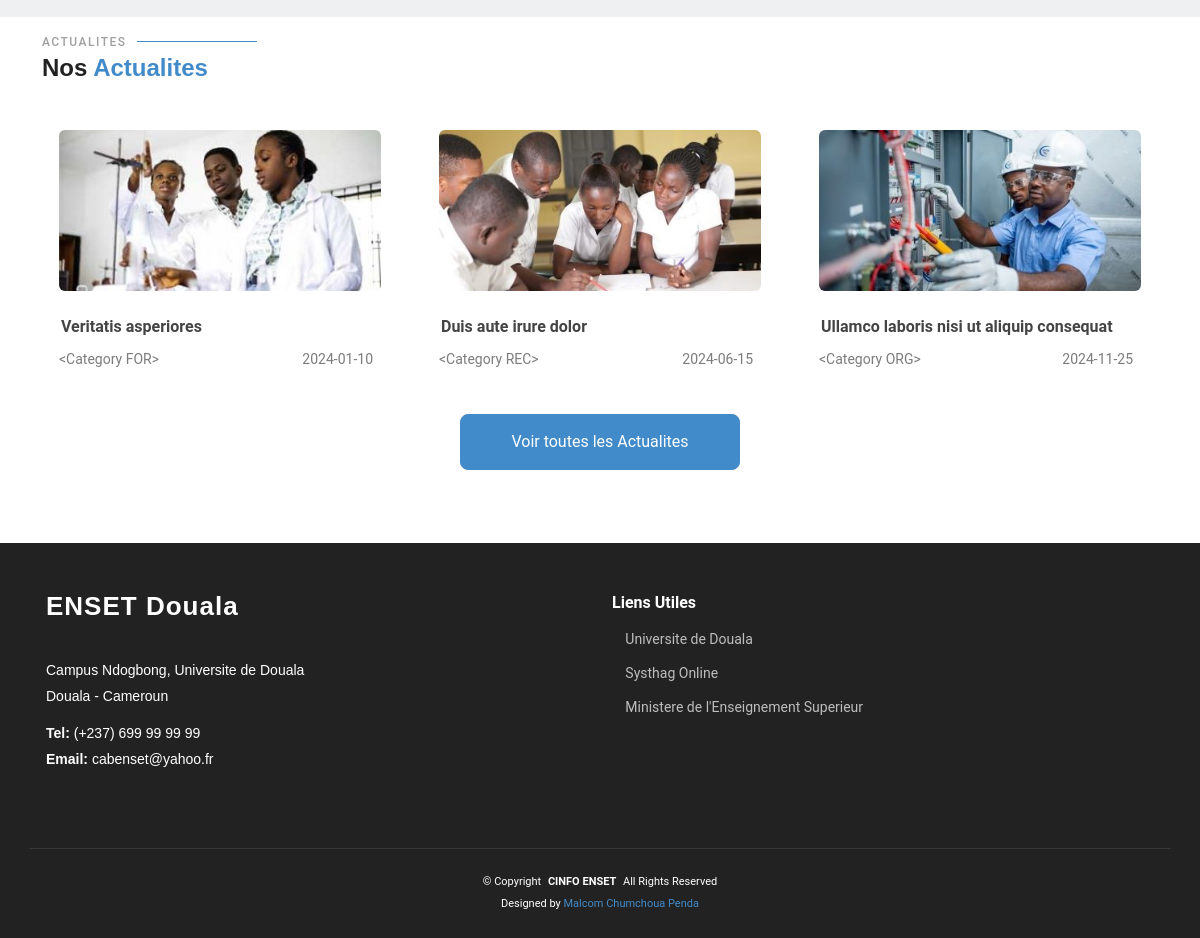
Before: / (lower part) with the older database file.
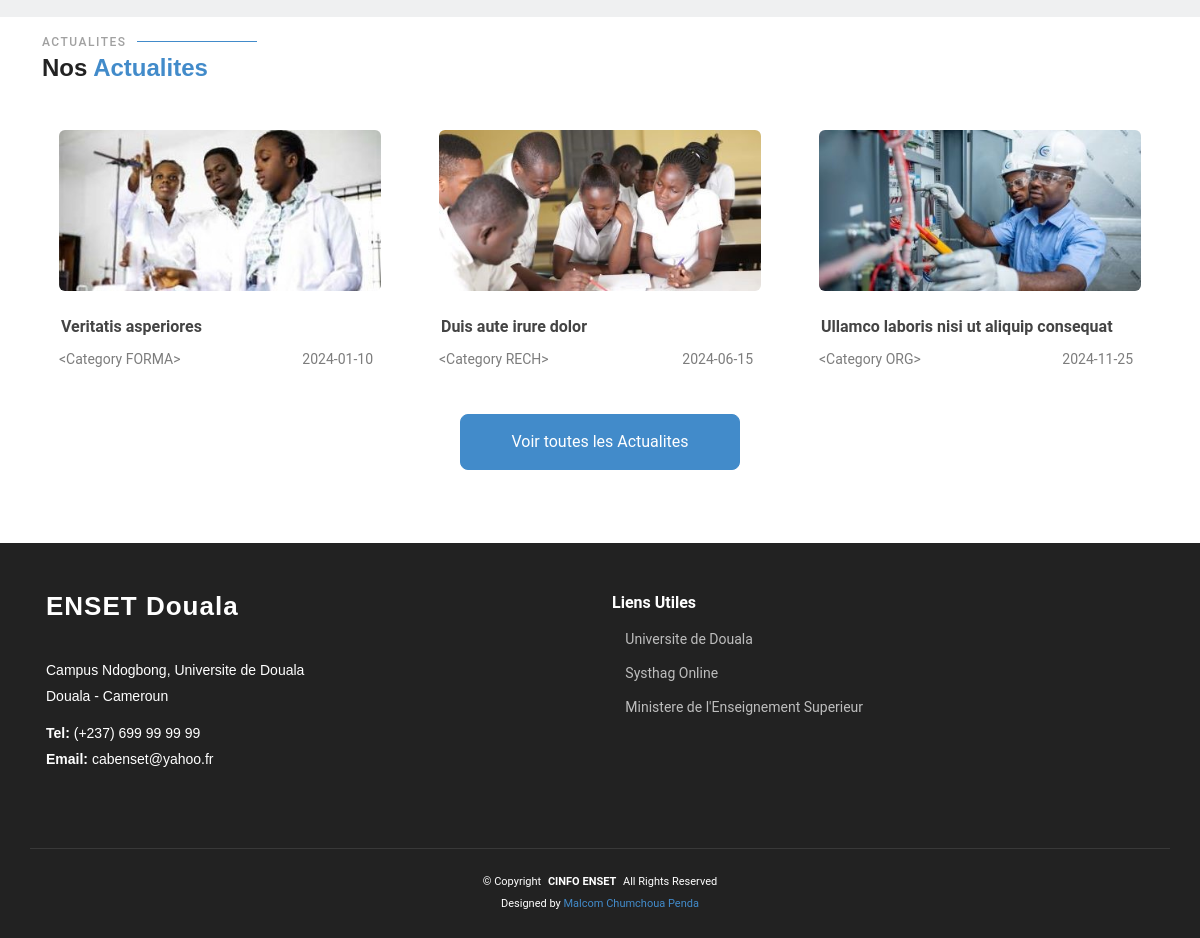
After: the same page with the newer database file.
### services/demo/schemas.py (models this page shows)
class Event(db.Model):
    __bind_key__ = 'demo'
    __tablename__ = 'events'
    id = db.Column(db.String(100), primary_key=True)
    title = db.Column(db.String(150), nullable=False)
    date = db.Column(db.Date, nullable=False)
    image = db.Column(db.String(200), nullable=False)
    text = db.Column(db.String(200), nullable=False)
    level = db.Column(db.Integer, default=0)
    category_id = db.Column(db.String, db.ForeignKey('categories.id'))

### pages/home/routes.py (the view)
@ui.route('/')
def index():
    about = _load_about()
    heros = _load_heros()
    stats = _load_stats()
    speech = _load_speech()
    events = _load_events()
    features = _load_features()
    return render_template('home.html',
                           about=about,
                           heros=heros,
                           stats=stats,
                           speech=speech,
                           events=events,
                           features=features)

### app.py (called while the page is built)
@app.context_processor
def inject_defaults():
    return {'default_deadline':default_deadline,
            'portals': PORTALS,
            'contact':CONTACT,
            'links':LINKS}

@app.context_processor
def inject_menus():
    return {'landing':LANDING_MENU['children'],
            'login':LOGIN_MENU['children']}

### core/utils.py (called while the page is built)
def read_text(filepath, encoding='utf-8', coerce=True):
    try:
        with open(filepath, 'r', encoding=encoding) as f:
            text = f.read()
    except UnicodeDecodeError:
        if not coerce:
            raise
        valid = None
        for enc in encodings:
            print('- test read with', enc, 'for', filepath)
            try:
                with open(filepath, 'r', encoding=enc) as f:
                    text = f.read()
                    valid = True
            except UnicodeDecodeError:
                continue
        if not valid:
            raise RuntimeError(f'Unable to read text in {filepath}')
    return text

def read_json(filepath, encoding='utf-8', coerce=True):
    text = read_text(filepath, encoding=encoding, coerce=coerce)
    data = json.loads(text)
    return data

def read_markdown(filepath, encoding='utf-8', coerce=True):
    text = read_text(filepath, encoding=encoding, coerce=coerce)
    return md.markdown(text)

    def read_json(self, filename, encoding='utf-8', coerce=True):
        filepath = os.path.join(self.folder, filename)
        return read_json(filepath,
                         encoding=encoding,
                         coerce=coerce)

    def read_markdown(self, filename, encoding='utf-8', coerce=True):
        filepath = os.path.join(self.folder, filename)
        return read_markdown(filepath,
                             encoding=encoding,
                             coerce=coerce)

### pages/home/routes.py (called while the page is built)
def _load_heros():
    heros = []
    for i in range(3):
        msg = assets.read_markdown(f'md/hero-msg-{i+1}.md')
        img = f'img/hero-bg-{i+1}.jpg'
        heros.append(dict(msg=msg, img=img))
    return heros

def _load_speech():
    return assets.read_markdown(f'md/speech.md')

def _load_about():
    left = assets.read_markdown(f'md/about-left.md')
    right = assets.read_markdown(f'md/about-right.md')
    return dict(left=left, right=right)

def _load_stats():
    return assets.read_json('json/stats.json')

def _load_features():
    return assets.read_json(f'json/features.json')

def _load_events():
    recent_events = qry.get_events(db.session, level=0)
    return recent_events

### pages/home/layouts/home.html (shortened to what this page needs)
{% extends 'landing-page.html' %}
{% block page_main %}
  <section class="section features light-background">
  </section>
  <section class="section events">
    {{ section_title('Actualites', subtitle='Nos <b>Actualites</b>') }}
    <div class="container pt-2">
      <div class="row gy-5">
      {% for item in events %}
        <div class="col-lg-4 col-md-6">
          <div class="card" data-aos="fade-up" data-aos-delay="200">
            <div class="card-body">
              <img src="{{ item.image }}" alt="" class="img-fluid">
              <h5 class="events-title ms-0 mt-3 mb-0 ps-0 py-2">
                <a class="stretched-link" href="{{ url_for('events.details', id=item.id) }}">{{ item.title }}</a>
              </h5>
              <div class="d-flex justify-content-between">
                <div class="events-category">{{ item.category }}</div>
                <span class="events-date mx-2"><i class="bi bi-clock mx-2"></i>{{ item.date }}</span>
              </div>
            </div>
          </div>
        </div>
      {% endfor %}
      </div>
      <div class="d-flex justify-content-center pt-1 pb-5" data-aos="fade-up" data-aos-delay="200">
        <a class="btn btn-primary btn-view-all" href="{{ url_for('events.index') }}">Voir toutes les Actualites</a>
      </div>
    </div>
  </section>
{% endblock %}
{% block page_authors %}
  <a>Malcom Chumchoua Penda</a>
{% endblock %}

### core/theme/templates/landing-page.html (shortened to what this page needs)
{% extends 'landing-base.html' %}
{% set _base_body_class = 'page-wrapper' %}
{% block _base_main %}
  {% block page_main %}{% endblock %}
{% endblock %}
{% block _base_footer %}
   {{ full_contact_footer(contact, links) }}
{% endblock %}
{% block _base_authors %}
  {% block page_authors %}{% endblock %}
{% endblock %}

### core/theme/templates/landing-base.html (shortened to what this page needs)
<!DOCTYPE html>
<html lang="en">
<head>
    <link href="{{ url_for('static', filename='css/fonts.css') }}" rel="stylesheet">
    <link href="{{ url_for('static', filename='vendor/bootstrap/css/bootstrap.min.css') }}" rel="stylesheet">
    <link href="{{ url_for('static', filename='vendor/bootstrap-icons/bootstrap-icons.css') }}" rel="stylesheet">
    <link href="{{ url_for('static', filename='vendor/aos/aos.css') }}" rel="stylesheet">
    <link href="{{ url_for('static', filename='vendor/glightbox/css/glightbox.min.css') }}" rel="stylesheet">
    <link href="{{ url_for('static', filename='vendor/swiper/swiper-bundle.min.css') }}" rel="stylesheet">
    <link href="{{ url_for('static', filename='css/color.css') }}" rel="stylesheet">
    <link href="{{ url_for('static', filename='css/preloader.css') }}" rel="stylesheet">
    <link href="{{ url_for('static', filename='css/landing.css') }}" rel="stylesheet">
</head>
<body id="{{ _base_body_id }}" class="{{ _base_body_class }}">
    {% from "base-macros.html" import nav_menu, nav_brand %}
    {% from "landing-macros.html" import coming_soon_section, section_title %}
    {% from "landing-macros.html" import hero, hero_carousel %}
    {% from "landing-macros.html" import full_contact_footer, light_contact_footer %}
    <main id="main" class="main">
        {% block _base_main %}{% endblock %}
    </main>
    <footer id="footer" class="footer dark-background">
        {% block _base_footer %}{% endblock %}
        <div class="container copyright text-center mt-4">
            <p>©
                <span>Copyright</span>
                <strong class="px-1 sitename">CINFO ENSET</strong>
                <span>All Rights Reserved</span>
            </p>
            <div class="credits">
                <span>Designed by </span>
                {% block _base_authors %}{% endblock %}
            </div>
        </div>
    </footer>
</body>
</html>

### core/theme/templates/landing-macros.html (shortened to what this page needs)
{% macro section_title(title, subtitle="") %}
<div class="container section-title">
    <h2>{{ title }}</h2>
    {% if subtitle|length > 0 %}
      <div class="sub-title">
        {{ subtitle | safe }}
      </div>
    {% endif %}
</div>
{% endmacro %}
{% macro full_contact_footer(contact, links) %}
<div id="contact" class="container footer-top">
  <div class="row gy-4 px-4 px-lg-1">
    <div class="col-lg-6 col-md-12 footer-about">
      <a href="#" class="logo d-flex align-items-center">
        <span class="sitename">ENSET Douala</span>
      </a>
      <div class="footer-contact pt-3">
        <p>{{ contact.addresse }}</p>
        <p>{{ contact.ville }}</p>
        <p class="mt-3"><strong>Tel:</strong> <span>{{ contact.tel }}</span></p>
        <p><strong>Email:</strong> <span>{{ contact.email }}</span></p>
      </div>
      <div class="social-links d-flex mt-4">
        <a href="{{ contact.twitter }}"><i class="bi bi-twitter-x"></i></a>
        <a href="{{ contact.facebook }}"><i class="bi bi-facebook"></i></a>
        <a href="{{ contact.instagram }}"><i class="bi bi-instagram"></i></a>
        <a href="{{ contact.linkedin }}"><i class="bi bi-linkedin"></i></a>
      </div>
    </div>
    <div class="col-lg-6 col-md-12">
      <div class="row">
        {% for parent in links %}
        <div class="col-lg-6 col-md-12 footer-links">
            <h4>{{ parent.group }}</h4>
            <ul>
            {% for child in parent.links %}
              <li>
                <i class="bi bi-chevron-right"></i>
                <a href="{{ child.url }}">{{ child.nom }}</a>
              </li>
            {% endfor %}
            </ul>
        </div>
        {% endfor %}
      </div>
    </div>
  </div>
</div>
{% endmacro %}

### core/theme/static/css/color.css (style rules this page uses)
:root { --primary-color: #428bca; --secondary-dark-color: #3c3c3c; --secondary-color: #444444; --secondary-light-color: #edeff0e3; --white-color: #ffffff; --black-color: #222222; --success-color: rgb(5, 109, 95); --danger-color: rgb(233, 70, 97); }
:root { -e:rgb(68, 68, 68); --primary-transparent-90: rgb(66, 139, 202, 0.90); --primary-transparent-80: rgb(66, 139, 202, 0.80); --primary-transparent-70: rgb(66, 139, 202, 0.70); --primary-transparent-60: rgb(66, 139, 202, 0.60); --primary-transparent-50: rgb(66, 139, 202, 0.50); --primary-transparent-40: rgb(66, 139, 202, 0.40); --primary-transparent-30: rgb(66, 139, 202, 0.30); --primary-transparent-20: rgb(66, 139, 202, 0.20); --primary-transparent-10: rgb(66, 139, 202, 0.10); --secondary-transparent-90: rgb(68, 68, 68, 0.90); --secondary-transparent-80: rgb(68, 68, 68, 0.80); --secondary-transparent-70: rgb(68, 68, 68, 0.70); --secondary-transparent-60: rgb(68, 68, 68, 0.60); --secondary-transparent-50: rgb(68, 68, 68, 0.50); --secondary-transparent-40: rgb(68, 68, 68, 0.40); --secondary-transparent-30: rgb(68, 68, 68, 0.30); --secondary-transparent-20: rgb(68, 68, 68, 0.20); --secondary-transparent-10: rgb(68, 68, 68, 0.10); --white-transparent-90: rgba(255, 255, 255, 0.95); --white-transparent-80: rgba(255, 255, 255, 0.85); --white-transparent-70: rgba(255, 255, 255, 0.75); --white-transparent-60: rgba(255, 255, 255, 0.65); --white-transparent-50: rgba(255, 255, 255, 0.55); --white-transparent-40: rgba(255, 255, 255, 0.45); --white-transparent-30: rgba(255, 255, 255, 0.35); --white-transparent-20: rgba(255, 255, 255, 0.25); --white-transparent-10: rgba(255, 255, 255, 0.15); --black-transparent-90: rgb(34, 34, 34, 0.90); --black-transparent-80: rgb(34, 34, 34, 0.80); --black-transparent-70: rgb(34, 34, 34, 0.70); --black-transparent-60: rgb(34, 34, 34, 0.60); --black-transparent-50: rgb(34, 34, 34, 0.50); --black-transparent-40: rgb(34, 34, 34, 0.40); --black-transparent-30: rgb(34, 34, 34, 0.30); --black-transparent-20: rgb(34, 34, 34, 0.20); --black-transparent-10: rgb(34, 34, 34, 0.10); }

### core/theme/static/css/preloader.css (style rules this page uses)
:root { --background-color: #ffffff; --default-color: #444444; --heading-color: #222222; --accent-color: #428bca; --surface-color: #ffffff; --contrast-color: #ffffff; }

Changed rows visible on the page:
changed Event "Veritatis asperiores": category "<Category FOR>" → "<Category FORMA>"
changed Event "Duis aute irure dolor": category "<Category REC>" → "<Category RECH>"
